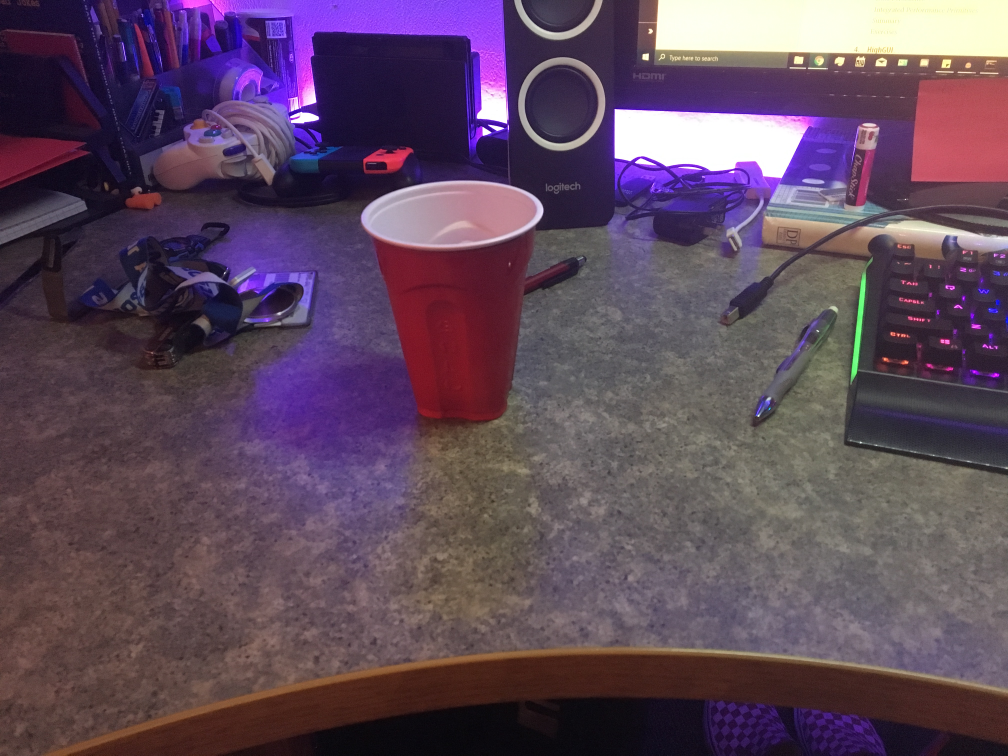
#> input picture Pong1.JPG, 4032 x 3024 px (shown at 1/4 size)
$ python Contour.py   (older library calls are emulated)
#> lines starting #> are read from the running program, lines starting #| are printed output that depends on the picture
import matplotlib.pyplot as plt

from skimage import data, color, img_as_ubyte
from skimage.feature import canny
from skimage.transform import hough_ellipse
from skimage.draw import ellipse_perimeter

import cv2

image_rgb_big=cv2.imread("Pong1.JPG",1)
#> image_rgb_big is the input picture: shape (3024, 4032, 3); mean B, G, R 92.4, 73.4, 94.8
image_rgb=cv2.resize(image_rgb_big, (0,0), fx=.25, fy=.25)
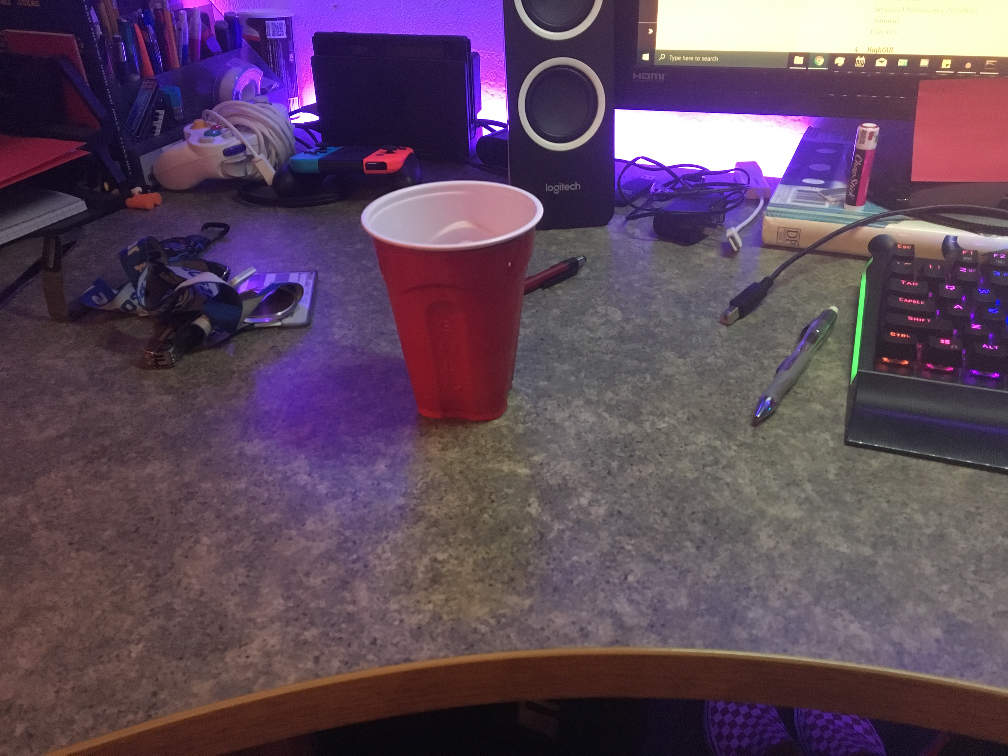
#> image_rgb: shape (756, 1008, 3); mean B, G, R 92.5, 73.5, 95

gray = color.rgb2gray(image_rgb)
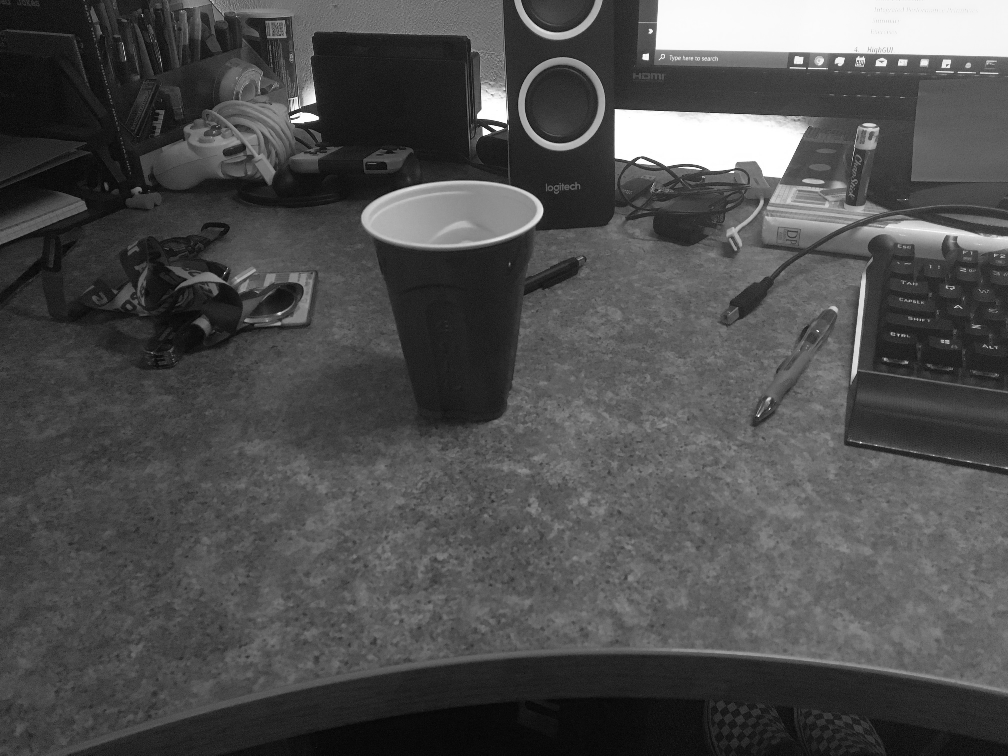
#> gray: shape (756, 1008) float64; min 0.0165, max 1, mean 0.31

cv2.imshow("gray",gray)
#--- First obtain the threshold using the greyscale image ---
ret,th = cv2.threshold(gray,127,255,0)
#> th: shape (756, 1008) float64; every value is 0

#--- Find all the contours in the binary image ---
#> (the run stopped early here; a loop or call above may not have finished)

$ run again, with Pong2.JPG copied over Pong1.JPG
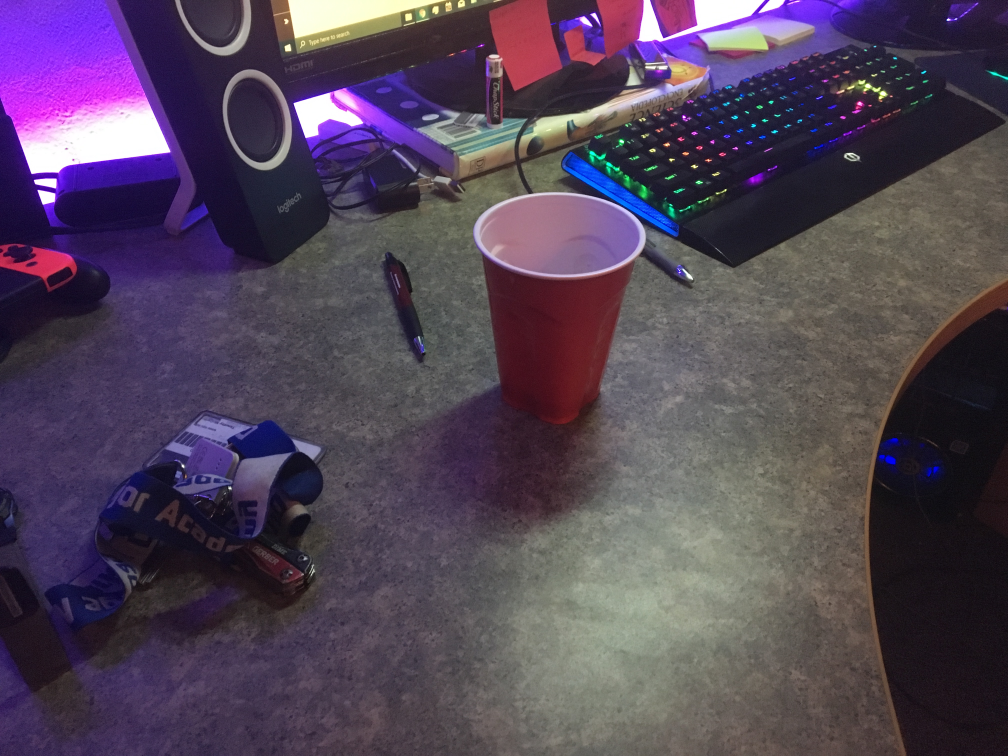
#> input picture Pong2.JPG, 4032 x 3024 px (shown at 1/4 size)
#> image_rgb_big is the input picture: shape (3024, 4032, 3); mean B, G, R 87.7, 68.6, 82.3
#> `image_rgb=cv2.resize(image_rgb_big, (0,0), fx=.25, fy=.25)`:
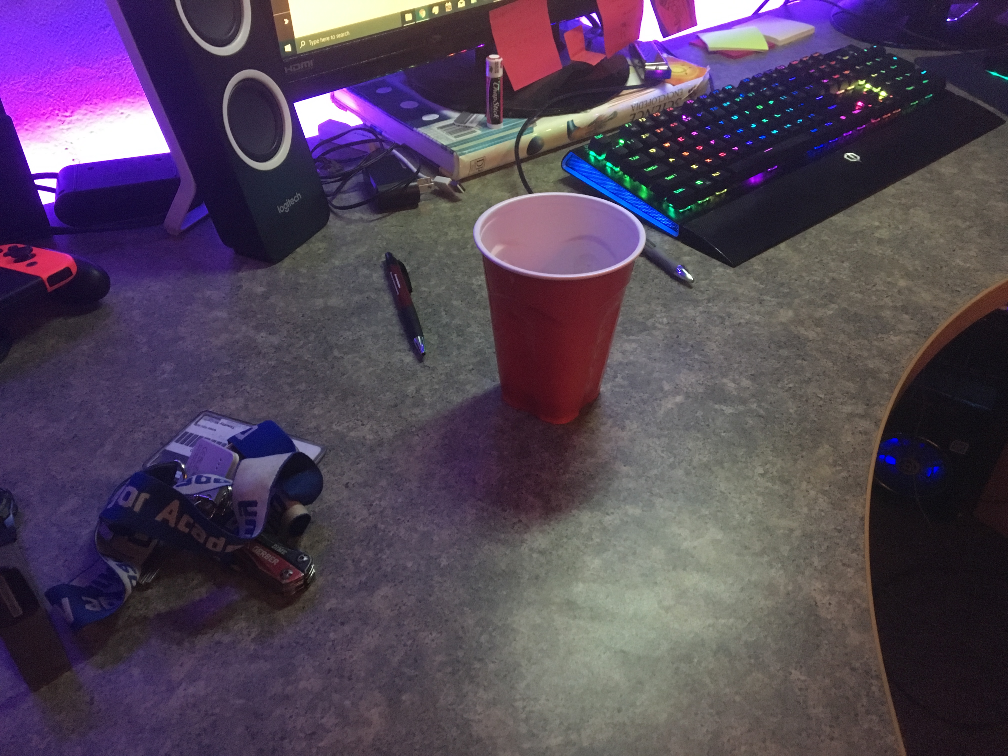
#> image_rgb: shape (756, 1008, 3); mean B, G, R 87.8, 68.7, 82.4
#> `gray = color.rgb2gray(image_rgb)`:
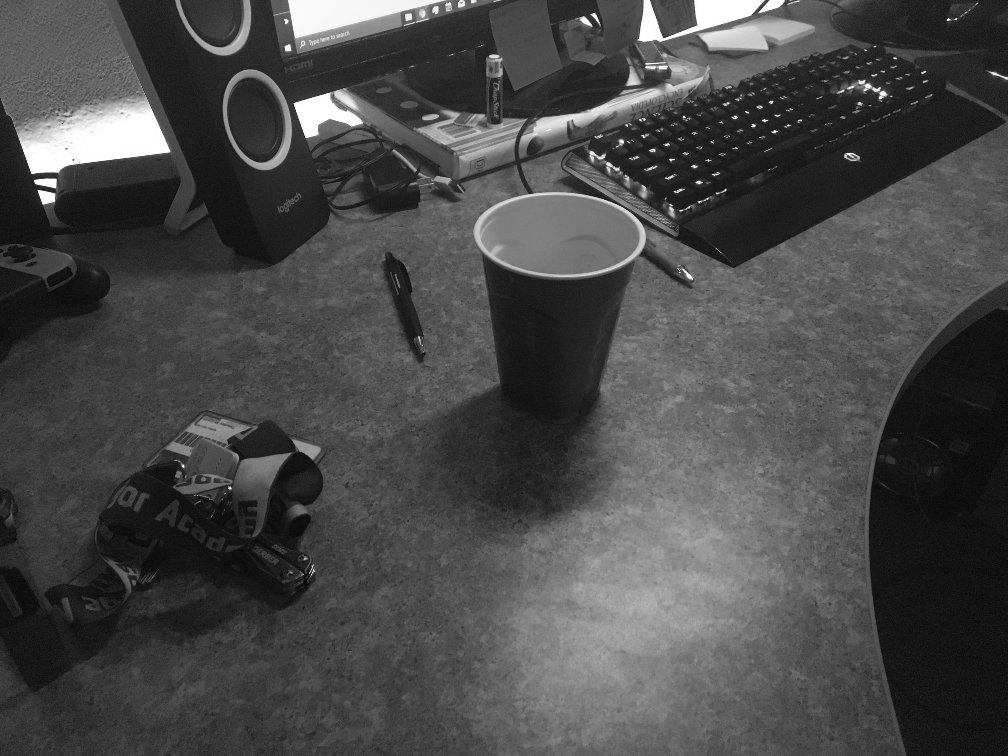
#> gray: shape (756, 1008) float64; min 0.0232, max 1, mean 0.289
#> th: shape (756, 1008) float64; every value is 0

$ run again, with Pong3.JPG copied over Pong1.JPG
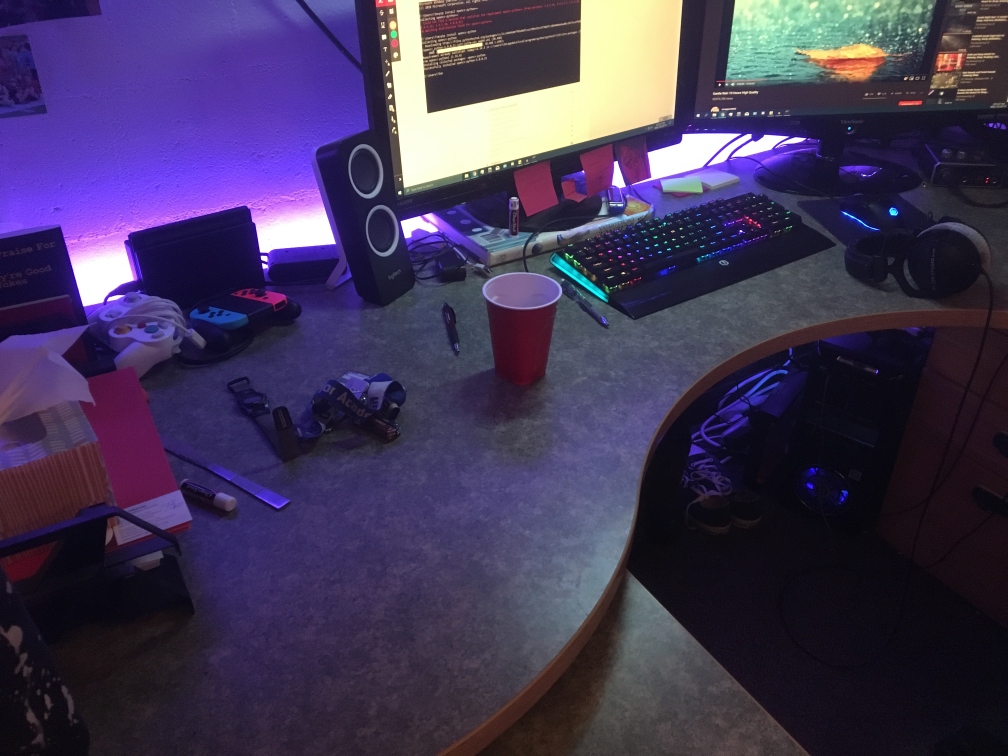
#> input picture Pong3.JPG, 4032 x 3024 px (shown at 1/4 size)
#> image_rgb_big is the input picture: shape (3024, 4032, 3); mean B, G, R 86.9, 55.1, 65.7
#> `image_rgb=cv2.resize(image_rgb_big, (0,0), fx=.25, fy=.25)`:
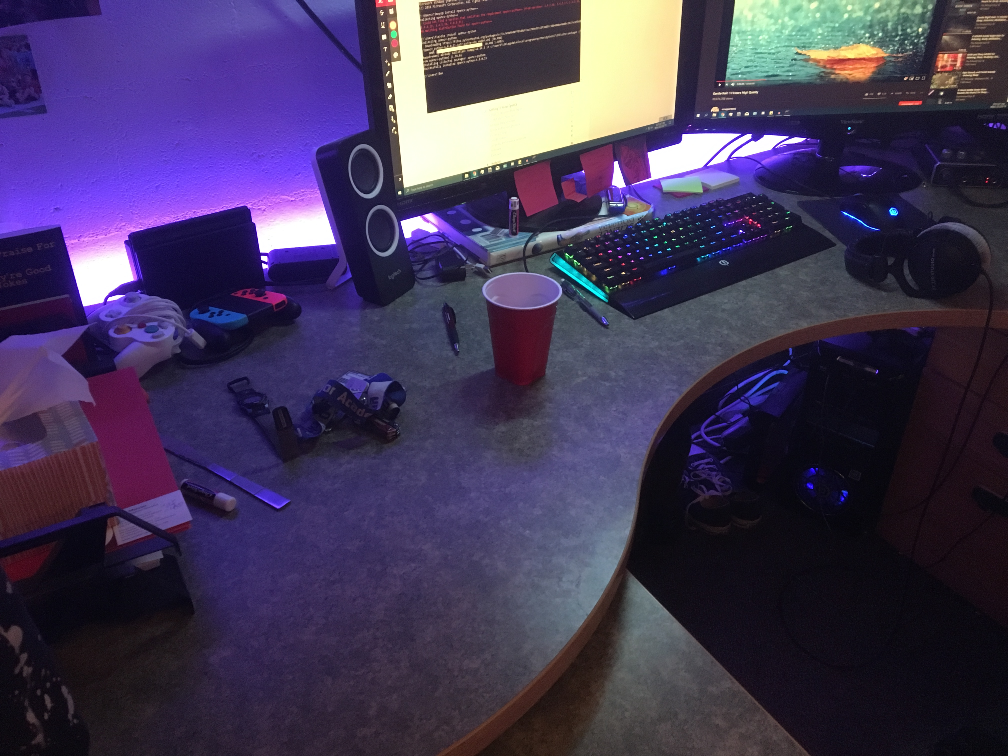
#> image_rgb: shape (756, 1008, 3); mean B, G, R 87, 55.3, 65.8
#> `gray = color.rgb2gray(image_rgb)`:
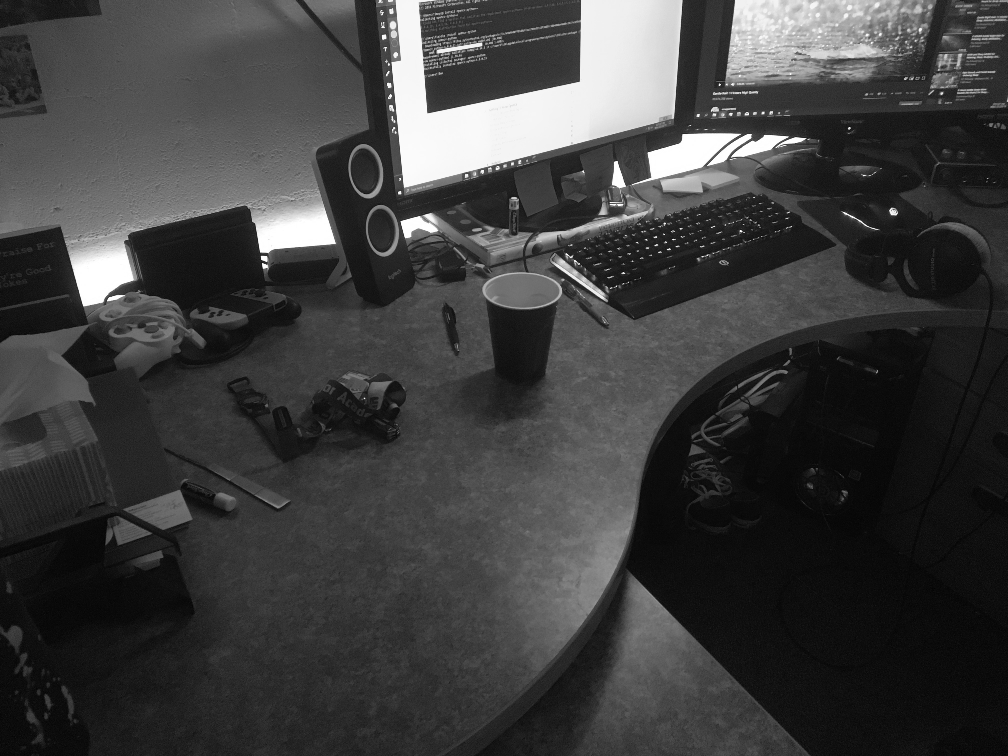
#> gray: shape (756, 1008) float64; min 0.0106, max 1, mean 0.246
#> th: shape (756, 1008) float64; every value is 0

$ run again, with Pong4.JPG copied over Pong1.JPG
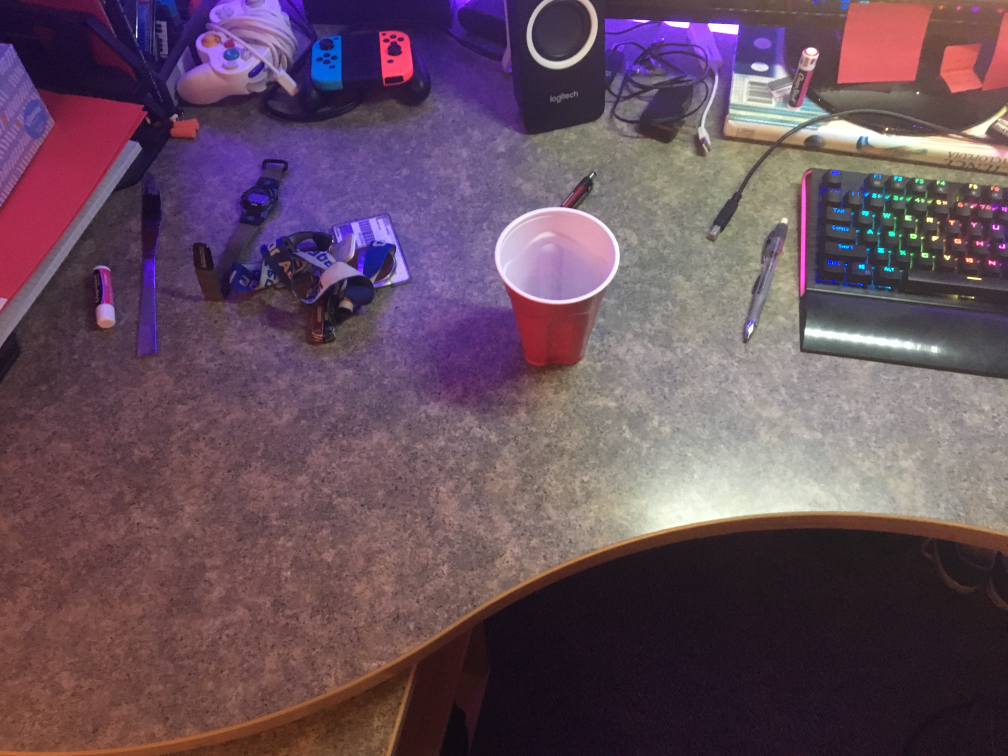
#> input picture Pong4.JPG, 4032 x 3024 px (shown at 1/4 size)
#> image_rgb_big is the input picture: shape (3024, 4032, 3); mean B, G, R 93.6, 79.4, 103.1
#> `image_rgb=cv2.resize(image_rgb_big, (0,0), fx=.25, fy=.25)`:
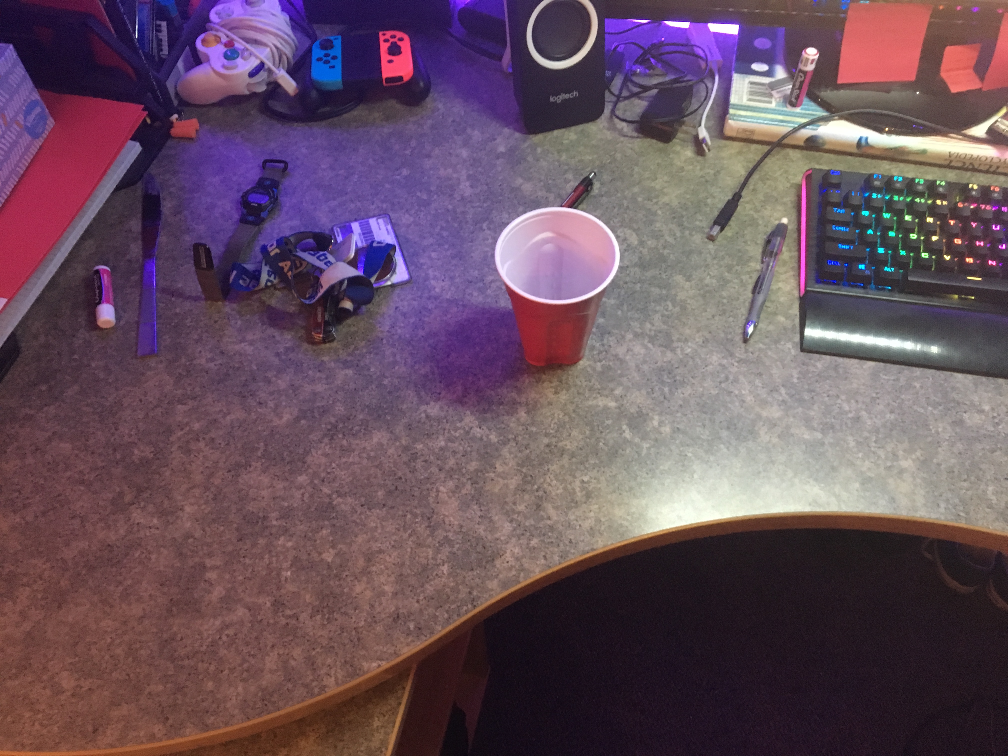
#> image_rgb: shape (756, 1008, 3); mean B, G, R 93.7, 79.6, 103.3
#> `gray = color.rgb2gray(image_rgb)`:
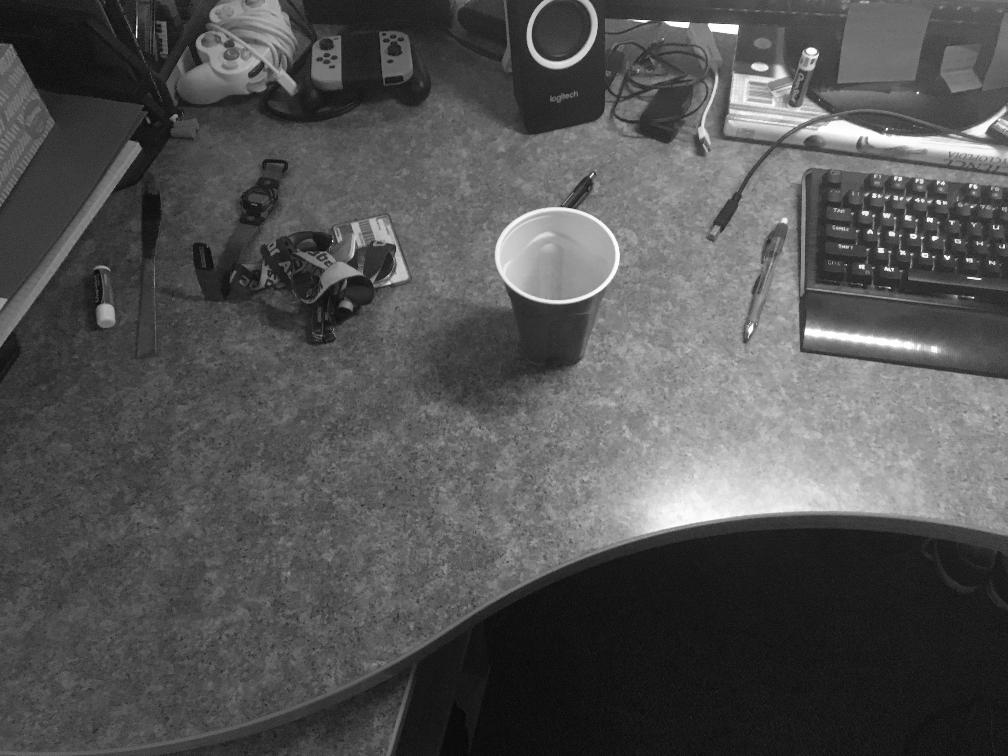
#> gray: shape (756, 1008) float64; min 0.0215, max 1, mean 0.331
#> th: shape (756, 1008) float64; every value is 0
